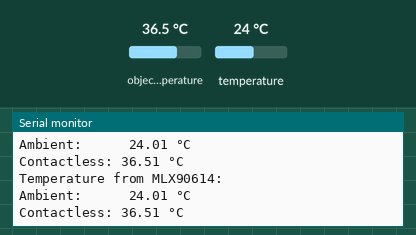
The sketch below on a simulated Arduino Uno, built with avr-gcc and run on an emulated ATmega328P. On the bench: the last lines printed to the serial monitor. The inputs (shaded band) are chosen by the test bench; at power-on: object temperature 36.5 °C, temperature 24 °C.

Above: at 1.8 s.
1.9 s: object temperature set to 20 °C
At 2.9 s:
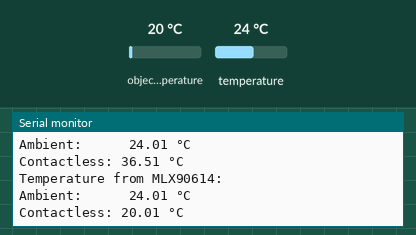
3.4 s: temperature set to 12 °C
At 4.5 s:
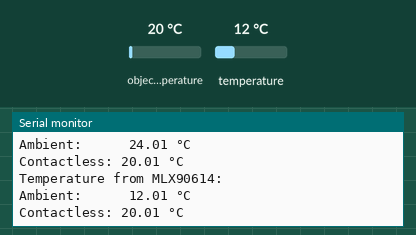
4.9 s: object temperature set to 26 °C
At 5.8 s:
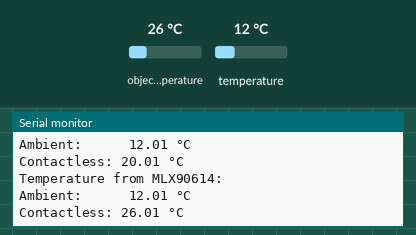
Timing chart, 0 to 7.9 s (numbered marks = the images above; inputs shaded):
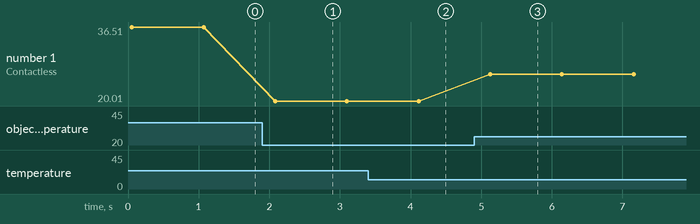

Measured:
- after the input at 1.9 s, the serial monitor: prints a new line after 0.18 s (image 1)
- after the input at 3.4 s, the serial monitor: prints a new line after 0.69 s (image 2)
- after the input at 4.9 s, the serial monitor: prints a new line after 0.23 s (image 3)
- plotted number 1: 36.51 → 20.01 after the input at 1.9 s, 20.01 → 26.01 after the input at 4.9 s

The sketch:

temp2.ino
```cpp
#include <Wire.h>
#include <Adafruit_MLX90614.h>
Adafruit_MLX90614 mlx = Adafruit_MLX90614();

void setup() {
  Serial.begin(9600);
  mlx.begin();
}

void loop() {
  Serial.println("Temperature from MLX90614:");
  Serial.print("Ambient:      ");
  Serial.print(mlx.readAmbientTempC());
  Serial.println(" °C");
  Serial.print("Contactless: ");
  Serial.print(mlx.readObjectTempC());
  Serial.println(" °C");
  Serial.println();
  delay(1000);
}
```
